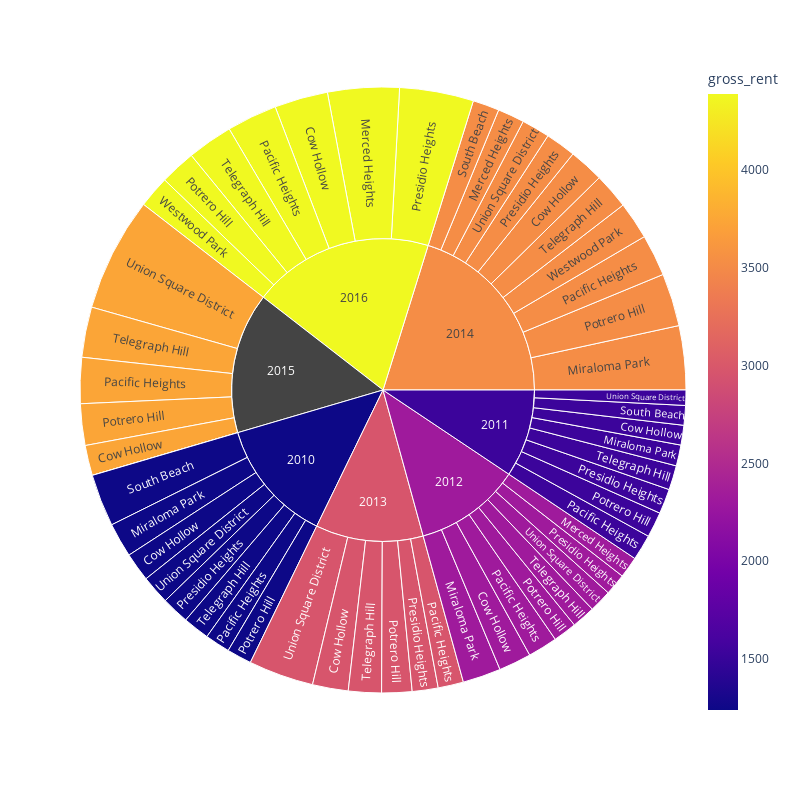

The notebook cell this image was saved under:
### Code cell
# sunburst()

### Figure 1 — Plotly figure (JSON) as saved in the notebook; plotly's stock layout.template omitted (floating-point values rounded to 4 significant figures)
{"data": [{"branchvalues": "total", "customdata": [[1239], [1530.0], [2324], [2971], [3528.0], [3739.0], [4390], [2324], [3528], [4390], [1239], [1530], [2324], [3528.0], [1239], [1530], [2324], [2971], [3528], [3739], [4390], [1239], [1530], [2324], [2971], [3528], [3739], [4390], [1239], [1530], [2324], [2971], [3528], [null], [4390], [1239], [1530.0], [3528], [1239], [1530], [2324], [2971], [3528.0], [3739], [4390], [1239], [1530], [2324], [2971], [3528], [3739.0], [3528.0], [4390], [1239.0], [1530], [2324.0], [2971], [3528], [null], [4390]], "domain": {"x": [0, 1], "y": [0, 1]}, "hovertemplate": "labels=%{label}<br>sale_price_sqr_foot=%{value}<br>parent=%{parent}<br>id=%{id}<br>gross_rent=%{color}<extra></extra>", "ids": ["2010/Cow Hollow", "2011/Cow Hollow", "2012/Cow Hollow", "2013/Cow Hollow", "2014/Cow Hollow", "2015/Cow Hollow", "2016/Cow Hollow", "2012/Merced Heights", "2014/Merced Heights", "2016/Merced Heights", "2010/Miraloma Park", "2011/Miraloma Park", "2012/Miraloma Park", "2014/Miraloma Park", "2010/Pacific Heights", "2011/Pacific Heights", "2012/Pacific Heights", "2013/Pacific Heights", "2014/Pacific Heights", "2015/Pacific Heights", "2016/Pacific Heights", "2010/Potrero Hill", "2011/Potrero Hill", "2012/Potrero Hill", "2013/Potrero Hill", "2014/Potrero Hill", "2015/Potrero Hill", "2016/Potrero Hill", "2010/Presidio Heights", "2011/Presidio Heights", "2012/Presidio Heights", "2013/Presidio Heights", "2014/Presidio Heights", "2015/Presidio Heights", "2016/Presidio Heights", "2010/South Beach", "2011/South Beach", "2014/South Beach", "2010/Telegraph Hill", "2011/Telegraph Hill", "2012/Telegraph Hill", "2013/Telegraph Hill", "2014/Telegraph Hill", "2015/Telegraph Hill", "2016/Telegraph Hill", "2010/Union Square District", "2011/Union Square District", "2012/Union Square District", "2013/Union Square District", "2014/Union Square District", "2015/Union Square District", "2014/Westwood Park", "2016/Westwood Park", "2010", "2011", "2012", "2013", "2014", "2015", "2016"], "labels": ["Cow Hollow", "Cow Hollow", "Cow Hollow", "Cow Hollow", "Cow Hollow", "Cow Hollow", "Cow Hollow", "Merced Heights", "Merced Heights", "Merced Heights", "Miraloma Park", "Miraloma Park", "Miraloma Park", "Miraloma Park", "Pacific Heights", "Pacific Heights", "Pacific Heights", "Pacific Heights", "Pacific Heights", "Pacific Heights", "Pacific Heights", "Potrero Hill", "Potrero Hill", "Potrero Hill", "Potrero Hill", "Potrero Hill", "Potrero Hill", "Potrero Hill", "Presidio Heights", "Presidio Heights", "Presidio Heights", "Presidio Heights", "Presidio Heights", "Presidio Heights", "Presidio Heights", "South Beach", "South Beach", "South Beach", "Telegraph Hill", "Telegraph Hill", "Telegraph Hill", "Telegraph Hill", "Telegraph Hill", "Telegraph Hill", "Telegraph Hill", "Union Square District", "Union Square District", "Union Square District", "Union Square District", "Union Square District", "Union Square District", "Westwood Park", "Westwood Park", "2010", "2011", "2012", "2013", "2014", "2015", "2016"], "marker": {"coloraxis": "coloraxis", "colors": [1239, 1530.0, 2324, 2971, 3528.0, 3739.0, 4390, 2324, 3528, 4390, 1239, 1530, 2324, 3528.0, 1239, 1530, 2324, 2971, 3528, 3739, 4390, 1239, 1530, 2324, 2971, 3528, 3739, 4390, 1239, 1530, 2324, 2971, 3528, null, 4390, 1239, 1530.0, 3528, 1239, 1530, 2324, 2971, 3528.0, 3739, 4390, 1239, 1530, 2324, 2971, 3528, 3739.0, 3528.0, 4390, 1239.0, 1530, 2324.0, 2971, 3528, null, 4390]}, "name": "", "parents": ["2010", "2011", "2012", "2013", "2014", "2015", "2016", "2012", "2014", "2016", "2010", "2011", "2012", "2014", "2010", "2011", "2012", "2013", "2014", "2015", "2016", "2010", "2011", "2012", "2013", "2014", "2015", "2016", "2010", "2011", "2012", "2013", "2014", "2015", "2016", "2010", "2011", "2014", "2010", "2011", "2012", "2013", "2014", "2015", "2016", "2010", "2011", "2012", "2013", "2014", "2015", "2014", "2016", "", "", "", "", "", "", ""], "type": "sunburst", "values": [569.4, 390.6, 644.8, 707.4, 691.9, 598.6, 1059.0, 421.1, 528.7, 1417.0, 680.6, 414.7, 756.2, 1268.0, 496.5, 509.0, 586.2, 503.9, 824.7, 910.2, 996.4, 491.5, 503.1, 466.6, 598.7, 1045.0, 821.3, 707.7, 549.4, 493.8, 426.6, 512.8, 603.5, 0, 1466.0, 1037.0, 388.6, 524.6, 524.8, 483.4, 465.8, 653.3, 708.2, 997.0, 903.0, 569.2, 302.1, 445.2, 1290.0, 558.3, 2259.0, 743.0, 631.2, 4918.0, 3485.0, 4213.0, 4267.0, 7496.0, 5586.0, 7180.0]}], "layout": {"coloraxis": {"colorbar": {"title": {"text": "gross_rent"}}, "colorscale": [[0, "#0d0887"], [0.1111, "#46039f"], [0.2222, "#7201a8"], [0.3333, "#9c179e"], [0.4444, "#bd3786"], [0.5556, "#d8576b"], [0.6667, "#ed7953"], [0.7778, "#fb9f3a"], [0.8889, "#fdca26"], [1, "#f0f921"]]}, "height": 800, "legend": {"tracegroupgap": 0}, "margin": {"t": 60}, "width": 800}}
